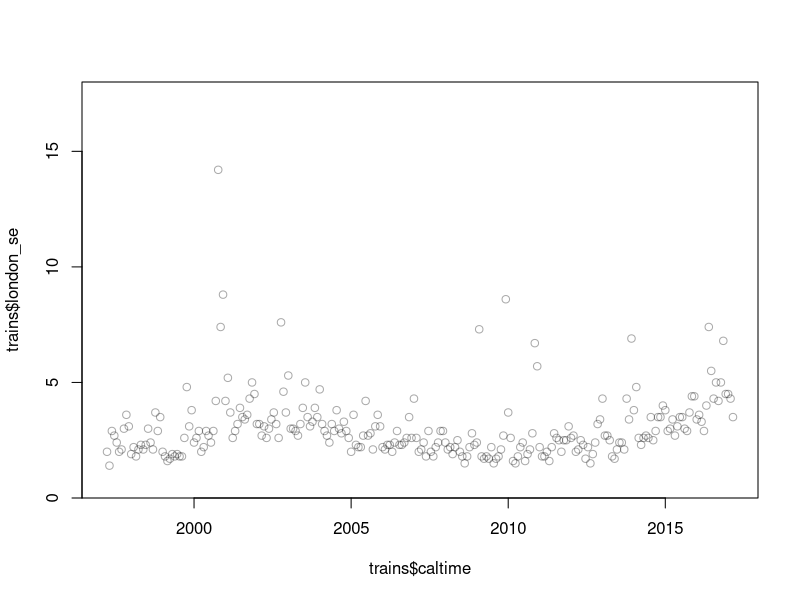
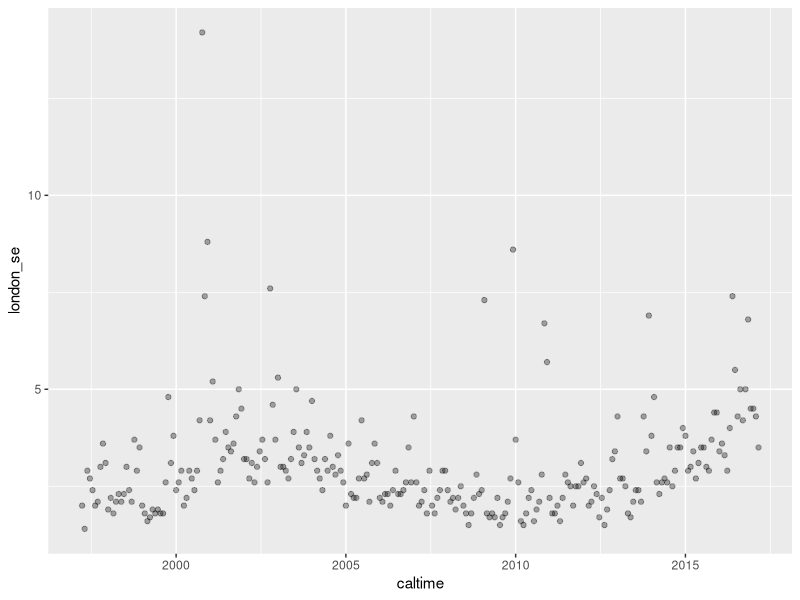
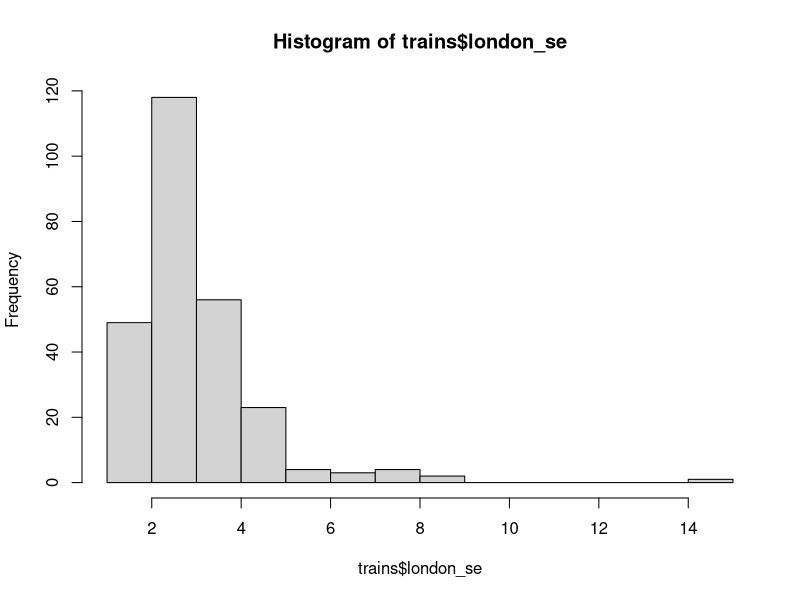
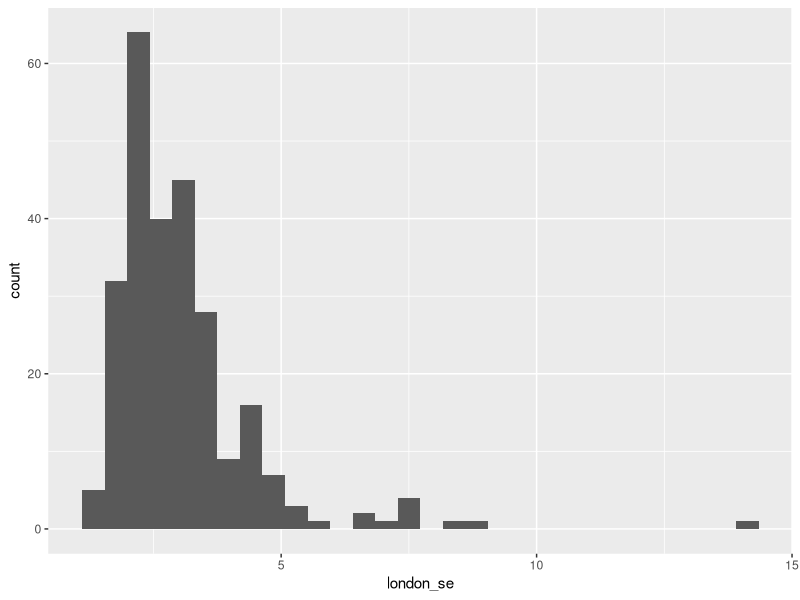

The R script that drew these images, in order:
# open the train delay data and generate the new variables
trains<-read.csv('traindelays.csv',stringsAsFactors=FALSE)
# define calendar year starting mid Jan
trains$calyear<-trains$finyear
trains$calyear[trains$fourweek>10]<-trains$finyear[trains$fourweek>10]+1
trains$calperiod<-trains$fourweek+3
trains$calperiod[trains$fourweek>10]<-trains$fourweek[trains$fourweek>10]-10
trains$caltime<-trains$calyear+((trains$calperiod-1)/13)

# bivariate plots
plot(trains$caltime, trains$london_se, col="#00000055", 
     ylim=c(0, 18), yaxs="i")
library(ggplot2)
ggplot(data=trains, 
       aes(x=caltime, y=london_se)) +
    geom_point(color="#00000055")


# univariate plots
hist(trains$london_se)
  # then try ading these options one by one:
  # breaks=20, xlim=c(0,16), xaxs="i", yaxs="i"
ggplot(trains, aes(london_se)) + geom_histogram()
  # try out some themes from page 2 of the ggplot2 cheat sheet
  # try controlling the axes with:
  # + coord_cartesian(xlim=c(0,16), ylim=c(0,70))


# controlling colors


